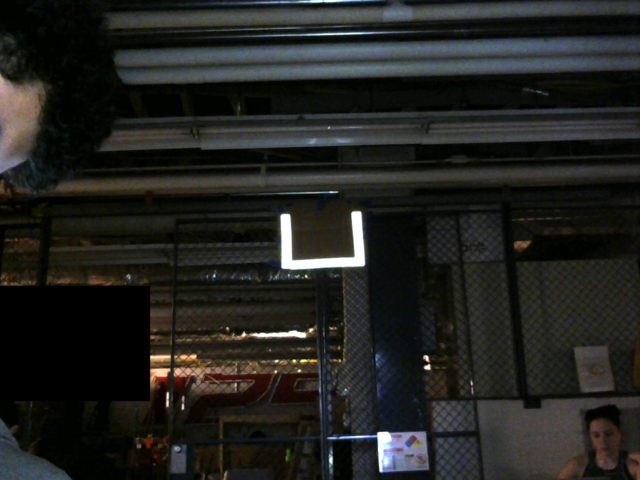
#> input picture playground/images/14_00_640.png, 640 x 480 px
$ jupyter execute 01_Getting_Started.ipynb   (shell and % lines are left out)
#> lines starting #> are read from the running program, lines starting #| are printed output that depends on the picture; after the words box and inside, x2 and y2 are one past the last pixel; in counts of white or black regions, pixels touching at a corner belong together
# Vision in FRC

We're going to go over the basic process of using computer vision in FRC contexts to compute location of a target relative to your robot.

The `%matplotlib inline` magic will allow Jupyter to display plots inline.

These lines import OpenCV (`cv2`) and pyplot (as `plt` for short)

[cell 1]
import cv2
import matplotlib.pyplot as plt

## Steps

1. Acquire Image
2. Locate Target
3. Determine Pose Change

## Acquire Image

Now that we have loaded some useful libraries let's actually use them. Since Step 1 is acquiring an image we're going to do just that. You'll notice there's a folder of images located at [images](images/), let's look at a simple one:

Let's learn how to load that so OpenCV can find the target.

[cell 2]
image = cv2.imread("images/14_00_640.png")
#> image is the input picture: shape (480, 640, 3); mean B, G, R 31.5, 34.7, 33.9
plt.imshow(image)

You can see that the image is in fact 640x480 pixels and we can see the target we want is located at about (325, 250) so we should expect whatever processing pipeline we want to make to spit out those numbers.

## Locate Target

This is the part that gets tricky. It's all about transforming the image such that the target is highly visible and not much else is. We're going to try a few things and then discuss some tricks for finding a pipeline that works.

### Just Threshold

Optimally, what we want is to get an image that the target is white and everything else is black, why? Because the `findContours` function operates on binary images. So, let's see how close we can get without doing anything more than a threshold operation.

[cell 3]
imgray = cv2.cvtColor(image,cv2.COLOR_BGR2GRAY)
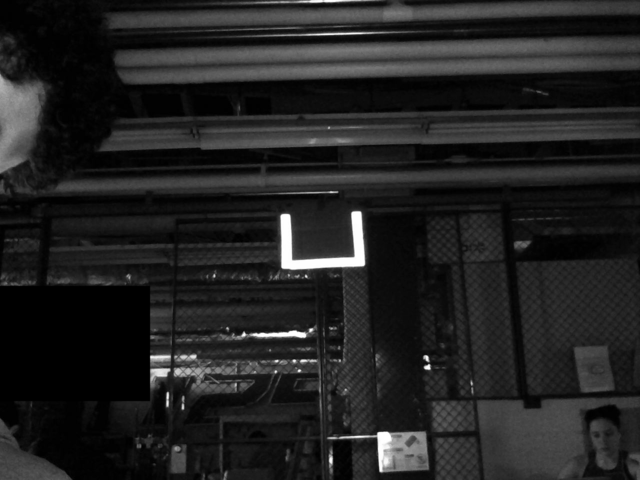
#> imgray: shape (480, 640); min 0, max 255, mean 34.1
ret,thresh = cv2.threshold(imgray,127,255,0)
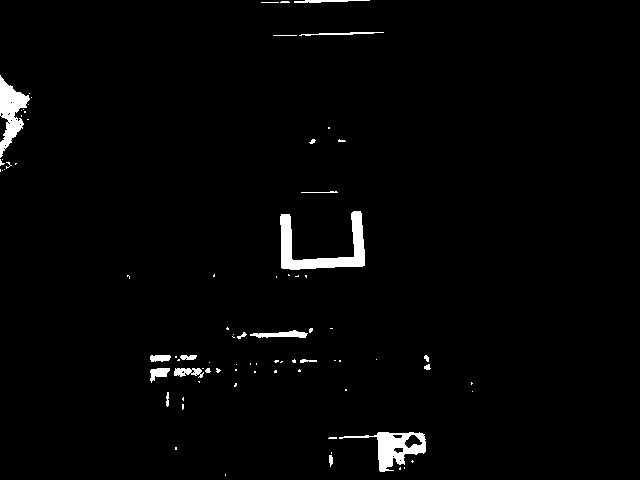
#> thresh: shape (480, 640); 1.9% white; 82 white regions (62 under 20 px)
plt.imshow(thresh)

Well, that looks pretty decent, optimally we could clean up some of those smaller sections but let's see what contours gives us.

[cell 4]
contours, _ = cv2.findContours(thresh,cv2.RETR_TREE,cv2.CHAIN_APPROX_SIMPLE)
#> contours = 103 contours, 87 with area under 20; largest, box (x1, y1, x2, y2) and area: (280, 211, 365, 270) 1624, (339, 432, 426, 472) 1292, (0, 75, 30, 158) 1040, (250, 330, 308, 338) 210, (174, 368, 204, 378) 156
allContours = image.copy()
cv2.drawContours(allContours,contours,-1,(255,0,255),2)
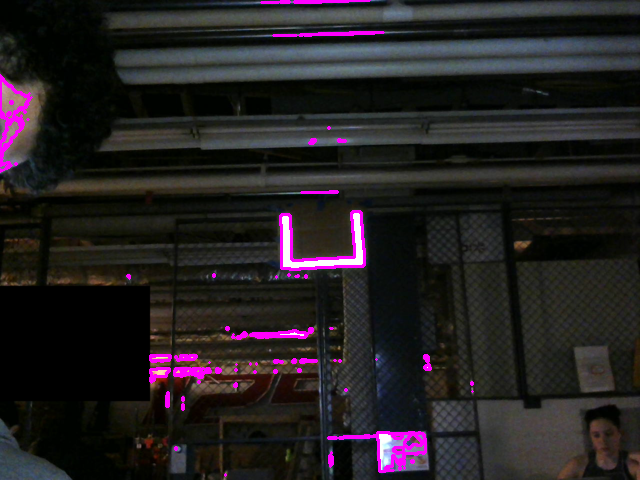
#> allContours: shape (480, 640, 3); 2.06% of pixels changed, all inside (x1, y1, x2, y2) = (0, 0, 474, 477)
plt.imshow(allContours)

Ok, there's some magic in that `drawContours` function, you don't need to worry about it. I mostly use it for debugging. Clearly, however, there's a lot of contours, we need to do some pruning.

A solid heuristic is to check the largest target first. In our case, and in many others, this is all you may need to do. But, in the case of potentially multiple contours that are similar in size you can do a couple simple tests. The easiest of these is to test the aspect ratio. We're going to skip that for now since it's less vision and more just general programming.

For the time being we will use the imaginary function `rateContours` that will return a higher number the more likely the contour is the correct one. Basically, this is our heuristic function.

[cell 5]
def rateContours(r):
    return cv2.contourArea(r)

contours = sorted(contours, key=rateContours, reverse=True)
oneContour = image.copy()
cv2.drawContours(oneContour,contours,0,(255,0,255),2)
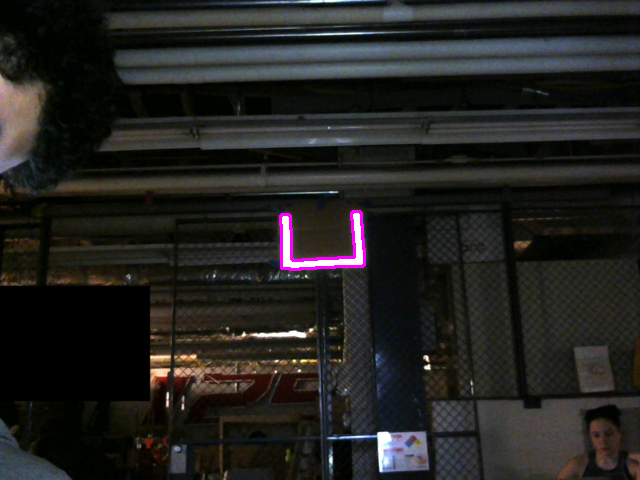
#> oneContour: shape (480, 640, 3); 0.36% of pixels changed, all inside (x1, y1, x2, y2) = (279, 210, 366, 271)
plt.imshow(oneContour)
